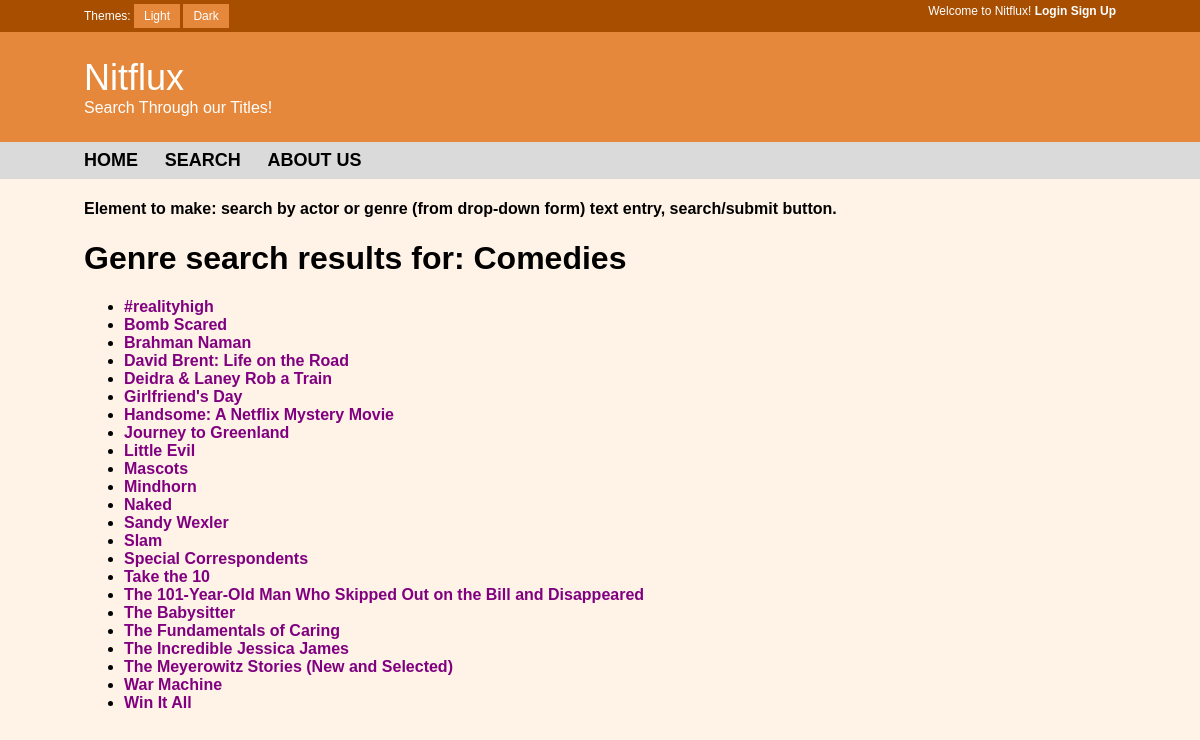
Page /search.php?genre=Comedies on the committed database.
### tables this page shows
CREATE TABLE `genres` (
  `genre` varchar(48) NOT NULL,
  `name` varchar(200) NOT NULL
);

### search.php (the view, shortened to what this page needs)
<!DOCTYPE html>
<html>
<head>
  <link rel="stylesheet" type="text/css" href="style.css">
</head>
<body onload="checkCookie()">
<div id="loginbar" class="loginbar">
  Themes:
  <button type="button" class="mybutton" onclick="switchLight()">Light</button>
  <button type="button" class="mybutton" onclick="switchDark()">Dark</button>
  <span style="float:right">
    Welcome to Nitflux!
    <a class="loginlink" href="https://i.ytimg.com/vi/e9FM-FkDeWs/maxresdefault.jpg">Login</a>
    <a class="loginlink" href="https://i.ytimg.com/vi/e9FM-FkDeWs/maxresdefault.jpg">Sign Up</a>
  </span>
</div>
  <div id="titlebar" class="titlebar">
    <span style="font-size: 36px">Nitflux&nbsp;</span>
    <br>
    <span style="font-size: 16px">Search Through our Titles!</span>
</div>
<div id="menubar" class="menubar">
  <a href="./index.html" class="menulink">home</a>
  <a href="./search.php" class="menulink">search</a>
  <a href="./about.html" class="menulink">about us</a>
</div>
<div id="titles" class="main">
<h4>Element to make: search by actor or genre (from drop-down form)
text entry, search/submit button.</h4>
<?php
  if(isset($_GET['actor'])) {
    echo "<h1>Actor search results for: " . $_GET['actor'] . "</h1>";
  }
  else if (isset($_GET['genre'])) {
    echo "<h1>Genre search results for: " . $_GET['genre'] . "</h1>";
  }
  else {
    echo "<h1>All titles sorted alphabetically</h1>";
  }
?>
<ul><?php
    try {
      $db = getDB();
      if(isset($_GET['actor'])) {
        $actor = addslashes($_GET['actor']);
        $sql = "SELECT name FROM actors WHERE actor=\"$actor\"";
      }
      else if (isset($_GET['genre'])) {
        $genre = addslashes($_GET['genre']);
        $sql = "SELECT name FROM genres WHERE genre=\"$genre\"";
      }
      else {
        $sql = "SELECT name FROM movies";
      }
      $stmt = $db->query($sql);
    } catch(PDOException $e) {
      echo '{"error":{"text":'. $e->getMessage() .'}}';
    }
    foreach ($stmt as $row) {
      $movie = $row['name'];
      $urlMovie = urlencode($movie);
      echo "<li><a class=\"bloglink\" href=\"http://localhost/nitflux/entry.php?movie=" . $urlMovie . "\">" .  $movie . "</a></li>";
    }
  ?></ul>
</div>
</body>
</html>

### style.css (style rules this page uses)
body { font-family: "Trebuchet MS", Helvetica, sans-serif; margin: 0; background-color: #fff2e6; }
.loginbar { background-color: rgb(167, 78, 0); font-size: 12px; color: white; padding: 4px 7% 4px 7%; }
.titlebar { background-color: rgb(230, 136, 59); padding: 25px 7% 25px 7%; color: white; }
.menubar { background-color: rgb(218, 218, 218); padding: 8px 7% 8px 7%; }
.main { padding-top: 0%; margin-top: 0%; background-color: #fff2e6; box-sizing: border-box; padding-left: 7%; padding-right: 7%; }
.mybutton { background-color: rgb(230, 136, 59); border: none; color: white; text-align: center; font-size: 12px; padding: 5px 10px; }
a.menulink { color: black; text-decoration: none; font-weight: bold; text-transform: uppercase; font-size: 18px; }
a.bloglink { color: purple; text-decoration: none; font-weight: bold; font-size: 16px; }
a.loginlink { color: white; font-weight: bold; text-decoration: none; }

### rows in the picture
genres: name "#realityhigh"
genres: name "Bomb Scared"
genres: name "Brahman Naman"
genres: name "David Brent: Life on the Road"
genres: name "Deidra & Laney Rob a Train"
genres: name "Girlfriend's Day"
genres: name "Handsome: A Netflix Mystery Movie"
genres: name "Journey to Greenland"
genres: name "Little Evil"
genres: name "Mascots"
genres: name "Mindhorn"
genres: name "Naked"
genres: name "Sandy Wexler"
genres: name "Slam"
genres: name "Special Correspondents"
genres: name "Take the 10"
genres: name "The 101-Year-Old Man Who Skipped Out on the Bill and Disappeared"
genres: name "The Babysitter"
genres: name "The Fundamentals of Caring"
genres: name "The Incredible Jessica James"
genres: name "The Meyerowitz Stories (New and Selected)"
genres: name "War Machine"
genres: name "Win It All"

### other values in the picture
$_GET['genre'] "Comedies"
